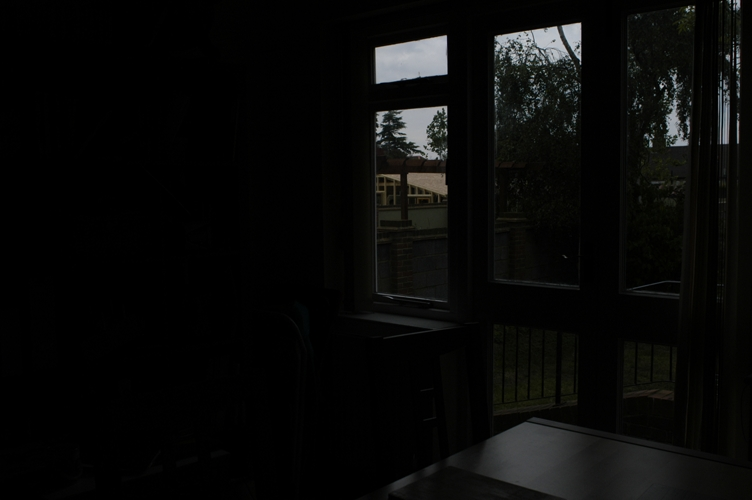
#> input picture data/case5/A.jpg, 752 x 500 px; its folder holds only this picture in this run
$ python main.py
#> lines starting #> are read from the running program, lines starting #| are printed output that depends on the picture
### image_io.py
import cv2
import numpy as np
import math


def load_img(imgs_path_list):
    imgs_arr = []
    for img_path in imgs_path_list:
        img_arr = cv2.imread(img_path)
#> img_arr is the input picture: shape (500, 752, 3); mean B, G, R 8.6, 9.5, 9.2
        imgs_arr.append(img_arr/255)
    return imgs_arr


def save_img(img_arr, save_path):
    cv2.imwrite(save_path, img_arr)


def offset_process(imgs_arr, nlev):
    # 图像扩边，防止金字塔采样时出现奇数宽高
    size = np.shape(imgs_arr[0])
    h = size[0]
    w = size[1]
    last_h = h/(2**(nlev-1))
    last_w = w/(2**(nlev-1))
    offset = [0, 0, 0, 0]
    new_h = math.ceil(last_h) * (2**(nlev-1))
    new_w = math.ceil(last_w) * (2**(nlev-1))
    total_add_h = new_h - h
    total_add_w = new_w - w
    ahead_add_h = total_add_h // 2
    ahead_add_w = total_add_w // 2
    behind_add_h = total_add_h - ahead_add_h
    behind_add_w = total_add_w - ahead_add_w
    for idx in range(len(imgs_arr)):
        imgs_arr[idx] = cv2.copyMakeBorder(imgs_arr[idx], ahead_add_h, behind_add_h, ahead_add_w, behind_add_w, cv2.BORDER_REFLECT)
    offset[0] = ahead_add_h
    offset[1] = behind_add_h
    offset[2] = ahead_add_w
    offset[3] = behind_add_w
    return imgs_arr, offset

### exposure_fusion.py
import numpy as np
from gaussian_pyramid import gaussian_pyramid
from laplacian_pyramid import laplacian_pyramid
from image_io import offset_process
from reconstruct_laplacian_pyramid import reconstruct_laplacian_pyramid
from cv2_process import rgb2gray, imfilter
import math


def exposure_fusion(imgs_arr, param):
    contrast_parm = param[0]
    sat_parm = param[1]
    wexp_parm = param[2]
    nlev = param[3]

    size = np.shape(imgs_arr)
    r = size[1]
    c = size[2]
    N = size[0]

    max_lev = math.floor(math.log2(min(r, c)))
    if nlev > max_lev:
        nlev = max_lev
    # 图像四周扩边处理，让金字塔每层采样都为偶数
    imgs_arr, offset = offset_process(imgs_arr, nlev)
    size = np.shape(imgs_arr)
    r = size[1]
    c = size[2]

    W = np.ones([N, r, c])
    if contrast_parm == 1:
        W = (W * contrast(imgs_arr, size)) ** contrast_parm
    if sat_parm == 1:
        W = (W * saturation(imgs_arr, size)) ** sat_parm
    if wexp_parm == 1:
        W = (W * well_exposedness(imgs_arr, size)) ** wexp_parm

    W = W + 1e-12
    yuan_W = W
    W = np.sum(W, axis=0)
    temp_W = np.expand_dims(W, axis=0)
    W = np.concatenate([temp_W for i in range(N)], axis=0)
    W = yuan_W / W

    pyr = gaussian_pyramid(np.zeros([r, c, 3]), nlev)
    for i in range(N):
        pyrW=  gaussian_pyramid(W[i, :, :], nlev)
        pyrI = laplacian_pyramid(imgs_arr[i], nlev)
        for l in range(nlev):
            W_temp = np.expand_dims(pyrW[l], axis=-1)
            w = np.concatenate([W_temp, W_temp, W_temp], axis=-1)
            pyr[l] = pyr[l] + w * pyrI[l]

    R = reconstruct_laplacian_pyramid(pyr)
    # 将扩充的四周边缘像素舍弃
    R = R[offset[0]:r-offset[1], offset[2]:c-offset[3], :]
    return R


def contrast(I, size):
    h = np.array([[0, 1, 0], [1, -4, 1], [0, 1, 0]])
    N = size[0]
    C = np.zeros([N, size[1], size[2]])
    for i in range(N):
        temp = 255 * I[i] / (I[i].max() - I[i].min())
        mono = rgb2gray(temp.astype('float32'))
        C[i, :, :] = np.abs(imfilter(mono, h))
    return C


def saturation(I, size):
    N = size[0]
    C = np.zeros([N, size[1], size[2]])
    for i in range(N):
        B = I[i][:, :, 0]
        G = I[i][:, :, 1]
        R = I[i][:, :, 2]
        mu = (B+R+G) / 3
        C[i, :, :] = np.sqrt(((R-mu)**2 + (G-mu)**2 + (B-mu)**2)/3)
    return C


def well_exposedness(I, size):
    N = size[0]
    C = np.zeros([N, size[1], size[2]])
    sig = 0.2
    for i in range(N):
        B = np.exp(-0.5*I[i][:, :, 0] - 0.5)**2/sig**2
        G = np.exp(-0.5*I[i][:, :, 1] - 0.5)**2/sig**2
        R = np.exp(-0.5*I[i][:, :, 2] - 0.5)**2/sig**2
        C[i, :, :] = B * G * R
    return C

### cv2_process.py
import cv2
import numpy as np


def downsample(I):
    return cv2.resize(I, dsize=(0, 0), fx=0.5, fy=0.5)


def upsample(I):
    return cv2.resize(I, dsize=(0, 0), fx=2, fy=2)


def rgb2gray(I):
    img_gray = cv2.cvtColor(I, cv2.COLOR_BGR2GRAY)
    return img_gray / 255


def imfilter(I, h):
    return cv2.filter2D(I, -1, h)


# [16 lines left out: functions contrast_clahe, sharper, not called in this run]

### gaussian_pyramid.py
from cv2_process import downsample


def gaussian_pyramid(I, nlev):
    pyr = [I]
    for l in range(1, nlev):
        I = downsample(I)
        pyr.append(I)
    return pyr

### laplacian_pyramid.py
from cv2_process import downsample, upsample


def laplacian_pyramid(I, nlev):
    pyr = []
    J = I
    for l in range(nlev-1):
        I = downsample(J)
        pyr.append(J - upsample(I))
        J = I
    pyr.append(J)
    return pyr

### reconstruct_laplacian_pyramid.py
from cv2_process import upsample


def reconstruct_laplacian_pyramid(pyr):
    nlev = len(pyr)
    R = pyr[nlev-1]
    for l in range(nlev-2, -1, -1):
        R = pyr[l] + upsample(R)

    return R

### main.py
from image_io import load_img, save_img
import os
from exposure_fusion import exposure_fusion

input_path = 'data/case5'   # 输入的不同曝光的图片
save_img_name = ''.join(['hdr_output_', os.path.split(input_path)[-1], '.png'])   # output图片文件名
nlev = 9    # 金字塔层数，不能设置过小，否则引起分层

input_path_list = []
for i in os.listdir(input_path):
    input_path_list.append(os.path.join(input_path, i))

I = load_img(input_path_list)
#> I = 1 item
R = exposure_fusion(I, [1, 1, 1, nlev])
#> the loop in offset_process, `for idx in range(len(imgs_arr)):` made 1 pass
#> in exposure_fusion, `imgs_arr, offset = offset_process(imgs_arr, nlev)`: offset = [6, 6, 8, 8]
#> the loop in contrast, `for i in range(N):` made 1 pass
#> pass 1, in contrast, `temp = 255 * I[i] / (I[i].max() - I[i].min())`:
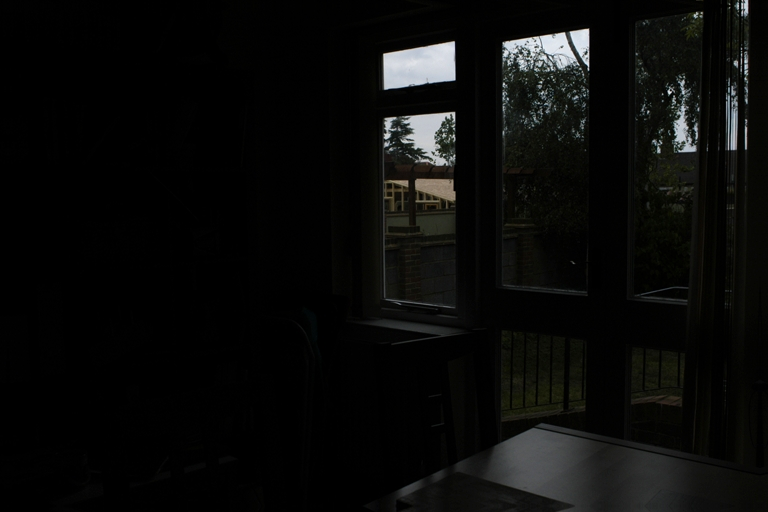
#> temp: shape (512, 768, 3) float64; mean of channels 0, 1, 2 10.2, 11.3, 10.9; drawn with min black and max white
#> the loop in saturation, `for i in range(N):` made 1 pass
#> pass 1, in saturation, `B = I[i][:, :, 0]`:
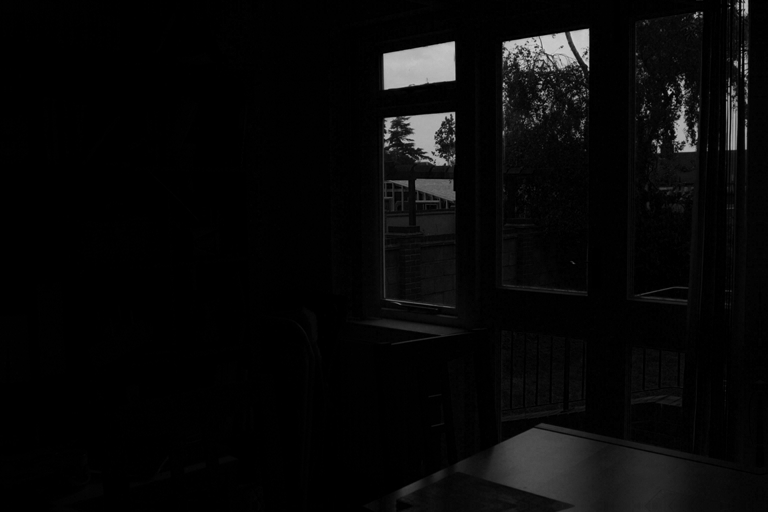
#> B: shape (512, 768) float64; min 0, max 0.827, mean 0.033
#> the loop in well_exposedness, `for i in range(N):` made 1 pass
#> pass 1, in well_exposedness, `B = np.exp(-0.5*I[i][:, :, 0] - 0.5)**2/sig**2`:
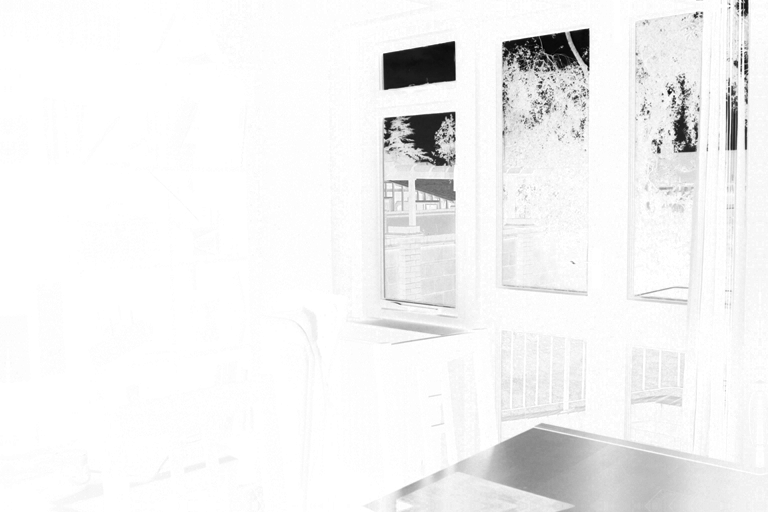
#> B: shape (512, 768) float64; min 4.02, max 9.2, mean 8.94; drawn with min black and max white
#> in exposure_fusion, `W = np.sum(W, axis=0)`:
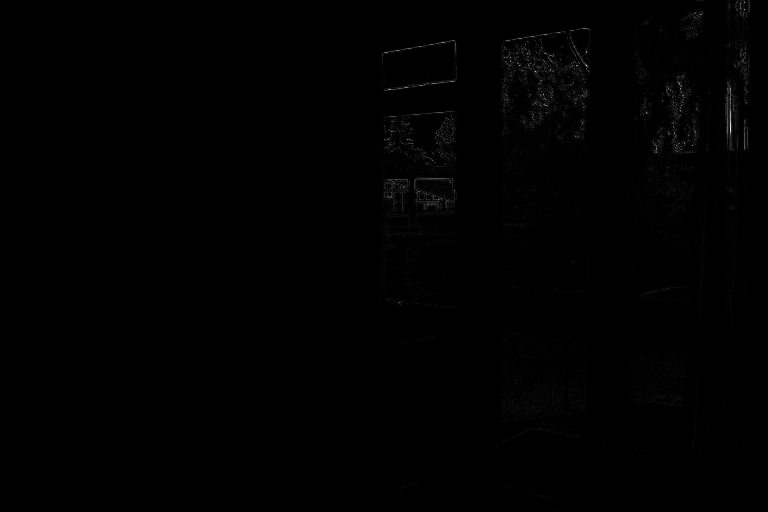
#> W: shape (512, 768) float64; min 1e-12, max 23.34, mean 0.1; drawn with min black and max white
#> after the loop in exposure_fusion, `for i in range(N):`: pyr = 8 items
#> in reconstruct_laplacian_pyramid, `nlev = len(pyr)`: nlev = 8
#> the loop in reconstruct_laplacian_pyramid, `for l in range(nlev-2, -1, -1):` made 7 passes
#> pass 3, in reconstruct_laplacian_pyramid, `R = pyr[l] + upsample(R)`:
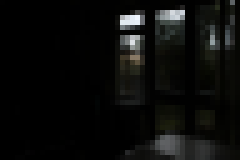
#> R: shape (32, 48, 3) float64 (shown 5 times larger); mean of channels 0, 1, 2 0.033, 0.0365, 0.0352; drawn with min black and max white

save_img(R * 255, save_img_name)

$ run again, on data/case5/B.jpg
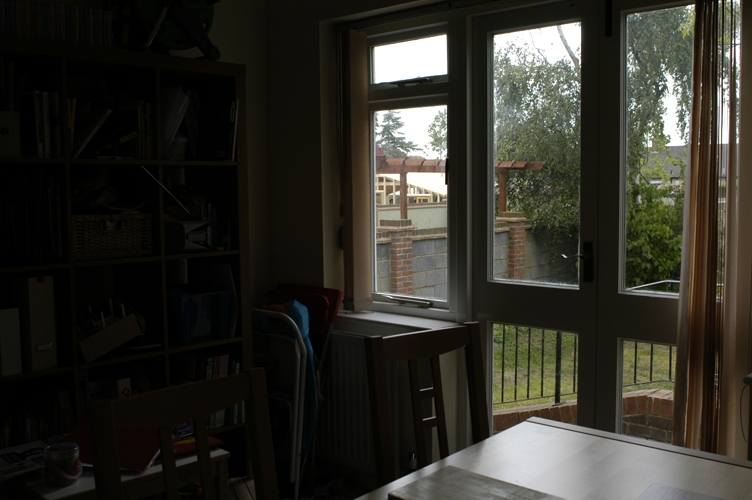
#> input picture data/case5/B.jpg, 752 x 500 px
#> in load_img, img_arr is the input picture: shape (500, 752, 3); mean B, G, R 38.5, 45.7, 47.2
#> I = 1 item
#> the loop in offset_process, `for idx in range(len(imgs_arr)):` made 1 pass
#> in exposure_fusion, `imgs_arr, offset = offset_process(imgs_arr, nlev)`: offset = [6, 6, 8, 8]
#> in exposure_fusion, `W = np.sum(W, axis=0)`:
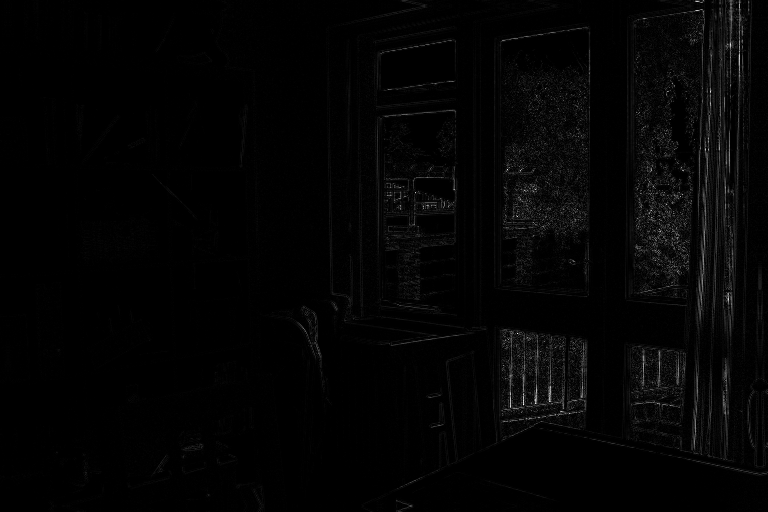
#> W: shape (512, 768) float64; min 1e-12, max 22.05, mean 0.4; drawn with min black and max white
#> after the loop in exposure_fusion, `for i in range(N):`: pyr = 8 items
#> in reconstruct_laplacian_pyramid, `nlev = len(pyr)`: nlev = 8
#> the loop in reconstruct_laplacian_pyramid, `for l in range(nlev-2, -1, -1):` made 7 passes
#> pass 3, in reconstruct_laplacian_pyramid, `R = pyr[l] + upsample(R)`:
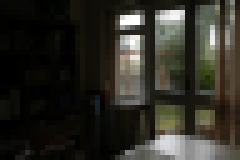
#> R: shape (32, 48, 3) float64 (shown 5 times larger); mean of channels 0, 1, 2 0.149, 0.177, 0.184; drawn as B, G, R
